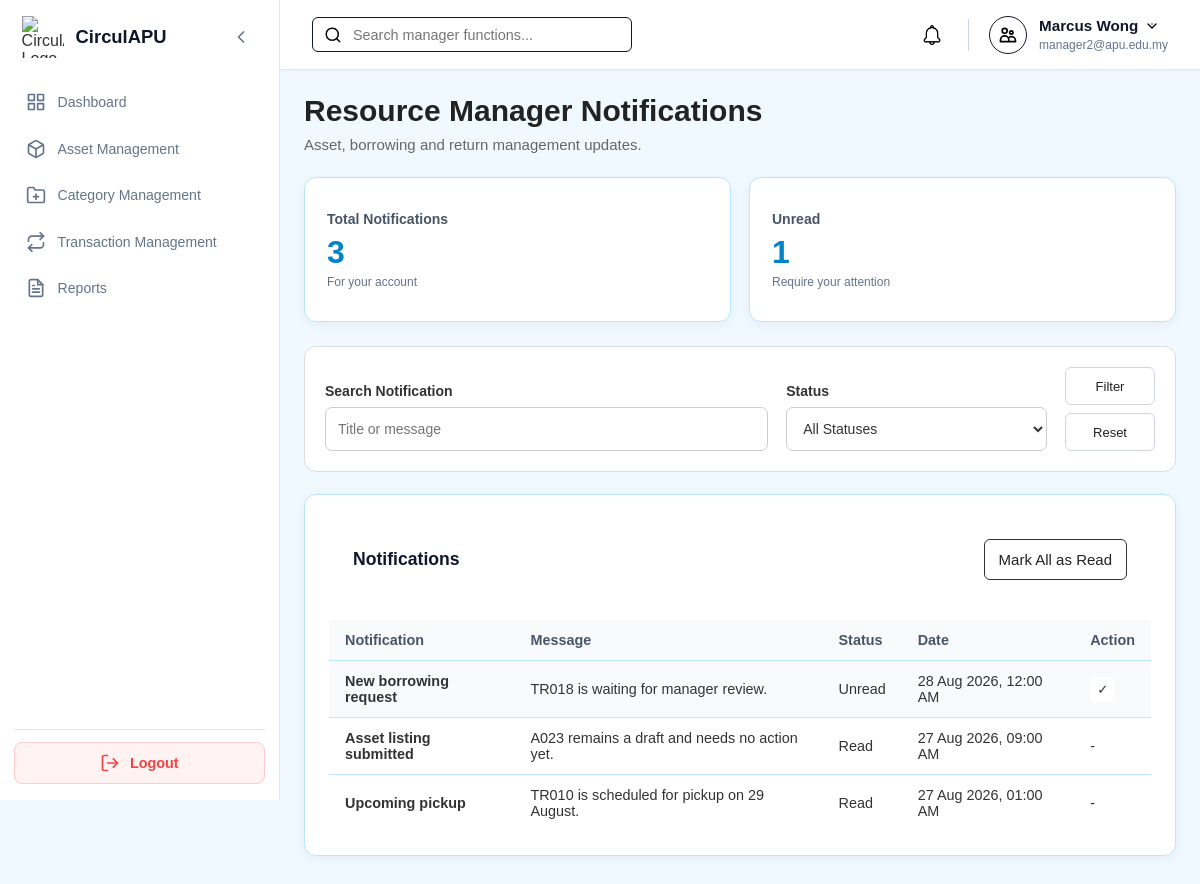
Page /notifications.php (signed in) on the committed database.
### tables this page shows
CREATE TABLE `notification` (
  `notificationID` varchar(10) NOT NULL,
  `userID` varchar(10) NOT NULL,
  `title` varchar(100) NOT NULL,
  `content` varchar(255) NOT NULL,
  `status` enum('Read','Unread') NOT NULL DEFAULT 'Unread',
  `createdDate` timestamp NOT NULL DEFAULT current_timestamp()
);

### notifications.php (the view, shortened to what this page needs)
<?php
require_once 'db.php';
function e($v):string{return htmlspecialchars((string)$v,ENT_QUOTES,'UTF-8');}
$uid=$_SESSION['user_id'];
$role=$_SESSION['user_role'];
$search=trim($_GET['search']??'');
$roleInfo=[
    'Admin'=>['System Administrator Notifications','System and administration updates.','Admin'],
    'Auditor'=>['Sustainability Auditor Notifications','Verification and sustainability programme updates.','Auditor'],
    'Manager'=>['Resource Manager Notifications','Asset, borrowing and return management updates.','Manager'],
    'Member'=>['Community Member Notifications','Updates about your listings, requests and activities.','Members']
];
[$title,$subtitle,$folder]=$roleInfo[$role];
$scriptDir=rtrim(str_replace('\\','/',dirname($_SERVER['SCRIPT_NAME'])),'/');
$appRoot=$scriptDir==='/'?'':$scriptDir;
$rows=[];$total=$unread=0;$error='';
try{
    $conn->set_charset('utf8mb4');
    $s=$conn->prepare("SELECT COUNT(*) total,COALESCE(SUM(status='Unread'),0) unread FROM notification WHERE userID=?");
    $s->bind_param('s',$uid);$s->execute();$x=$s->get_result()->fetch_assoc();$s->close();
    $total=(int)$x['total'];$unread=(int)$x['unread'];
    $sql="SELECT notificationID,title,content,status,createdDate FROM notification WHERE userID=?";
    $types='s';$params=[$uid];
    $sql.=" ORDER BY createdDate DESC";
    $s=$conn->prepare($sql);$s->bind_param($types,...$params);$s->execute();
    $rows=$s->get_result()->fetch_all(MYSQLI_ASSOC);$s->close();
}catch(Throwable $z){
    error_log($z->getMessage());$error='Unable to load notifications. Please try again.';
}
?>
<!DOCTYPE html>
<html lang="en">
<head>
<link rel="stylesheet" href="<?=e($appRoot)?>/style.css">
</head>
<body class="role-<?=e(strtolower($role))?>">
<div class="dashboard-container">
<?php include 'sidebar.php';?>
<div class="main-content">
<?php include 'header.php';?>
<main class="page-body">
<section class="management-heading">
<h1><?=e($title)?></h1>
<p><?=e($subtitle)?></p>
</section>
<section class="stats-grid">
<a href="<?=e($appRoot)?>/notifications.php" class="stat-card">
<div class="stat-content"><h3>Total Notifications</h3><strong class="stat-value"><?=$total?></strong><p class="stat-description">For your account</p></div>
</a>
<a href="<?=e($appRoot)?>/notifications.php?status=Unread" class="stat-card">
<div class="stat-content"><h3>Unread</h3><strong class="stat-value"><?=$unread?></strong><p class="stat-description">Require your attention</p></div>
</a>
</section>
<section class="management-filter">
<form method="GET" action="<?=e($appRoot)?>/notifications.php">
<div class="management-filter-group search">
<label for="search">Search Notification</label>
<input id="search" name="search" value="<?=e($search)?>" placeholder="Title or message">
</div>
<div class="management-filter-group">
<label for="status">Status</label>
<select id="status" name="status">
<option value="">All Statuses</option>
</select>
</div>
<div class="management-filter-buttons">
<button class="management-filter-btn">Filter</button>
<a href="<?=e($appRoot)?>/notifications.php" class="management-reset-btn">Reset</a>
</div>
</form>
</section>
<section class="content-card">
<div class="card-header">
<h2>Notifications</h2>
<?php if($unread):?>
<form method="POST" action="<?=e($appRoot)?>/notifications.php">
<button class="management-create-btn">Mark All as Read</button>
</form>
<?php endif;?>
</div>
<div class="table-wrapper">
<table class="data-table">
<thead><tr><th>Notification</th><th>Message</th><th>Status</th><th>Date</th><th>Action</th></tr></thead>
<tbody>
<?php if(!$rows):?>
<tr><td colspan="5" class="dashboard-empty-state">No notifications found.</td></tr>
<?php else:foreach($rows as $n):?>
<tr class="<?=$n['status']==='Unread'?'notification-unread':''?>">
<td><strong><?=e($n['title'])?></strong></td>
<td><?=e($n['content'])?></td>
<td><?=e($n['status'])?></td>
<td><?=e(date('d M Y, h:i A',strtotime($n['createdDate'])))?></td>
<td>
<?php if($n['status']==='Unread'):?>
<form method="POST" action="<?=e($appRoot)?>/notifications.php">
<button class="management-action-btn" title="Mark as Read">✓</button>
</form>
<?php else:?>-<?php endif;?>
</td>
</tr>
<?php endforeach;endif;?>
</tbody>
</table>
</div>
</section>
</main>
</div></div>
</body></html>

### rows in the picture
notification: title "New borrowing request", content "TR018 is waiting for manager review.", status "Unread", createdDate "28 Aug 2026, 12:00 AM"
notification: title "Asset listing submitted", content "A023 remains a draft and needs no action yet.", status "Read", createdDate "27 Aug 2026, 09:00 AM"
notification: title "Upcoming pickup", content "TR010 is scheduled for pickup on 29 August.", status "Read", createdDate "27 Aug 2026, 01:00 AM"

### other values in the picture
$user_name "Marcus Wong"
$user_email "manager2@apu.edu.my"
$title "Resource Manager Notifications"
$subtitle "Asset, borrowing and return management updates."
$total "3"
$unread "1"
